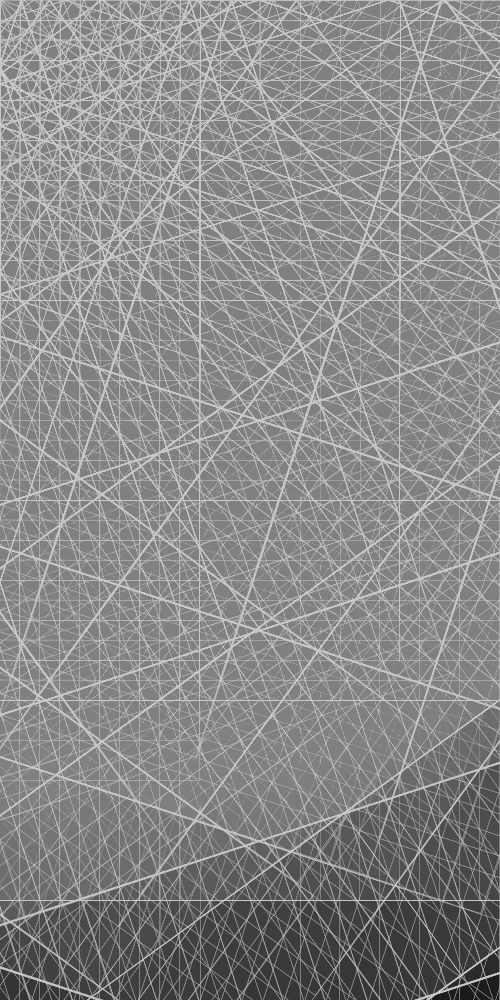
Frame 1 (no input)
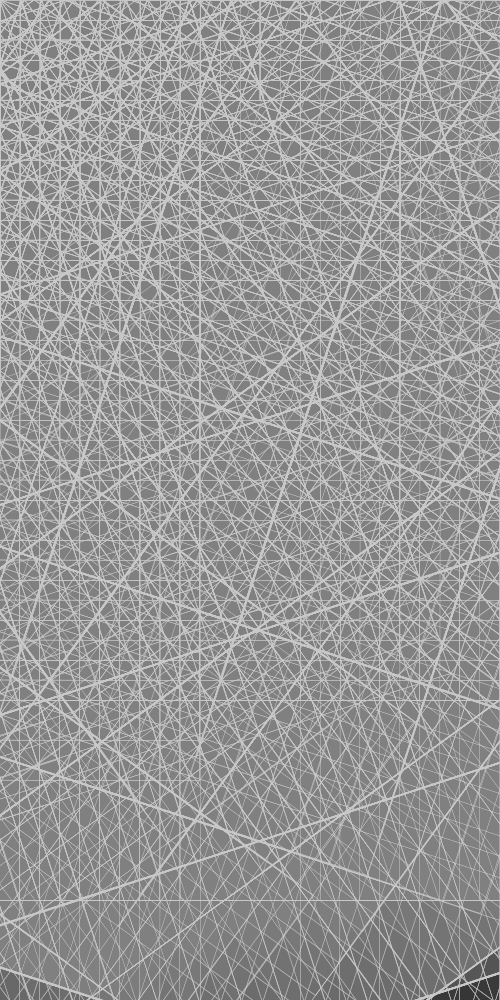
Frame 2 (the mouse pressed at the canvas centre, redrawn once)

The Processing sketch that drew these frames (run headless with seeded random() and noise(); the mouse was pressed at the canvas centre and the sketch redrawn once):

// Processing sketch: processing_32266
// ── processing_32266.pde

int change=20;
int a=700;
int d=600;
int b=500;
int c=1000;
int e=400;
int f=255;

void setup() {
  size(500,1000);
  rectMode(CENTER);
  stroke(200);
  fill(f,f,f,1);
  smooth();
  background(0);
  strokeWeight(.5);
 
}

void draw (){
  
  noLoop();
  for(int i=0; i < width; i=i+change) {
  for(int j=0; j < height; j=j+change){
    rect(i,j,d,d);
    rect(j,i,e,e);
    rotate(PI/10);
    
  }
  
  
  }
}
